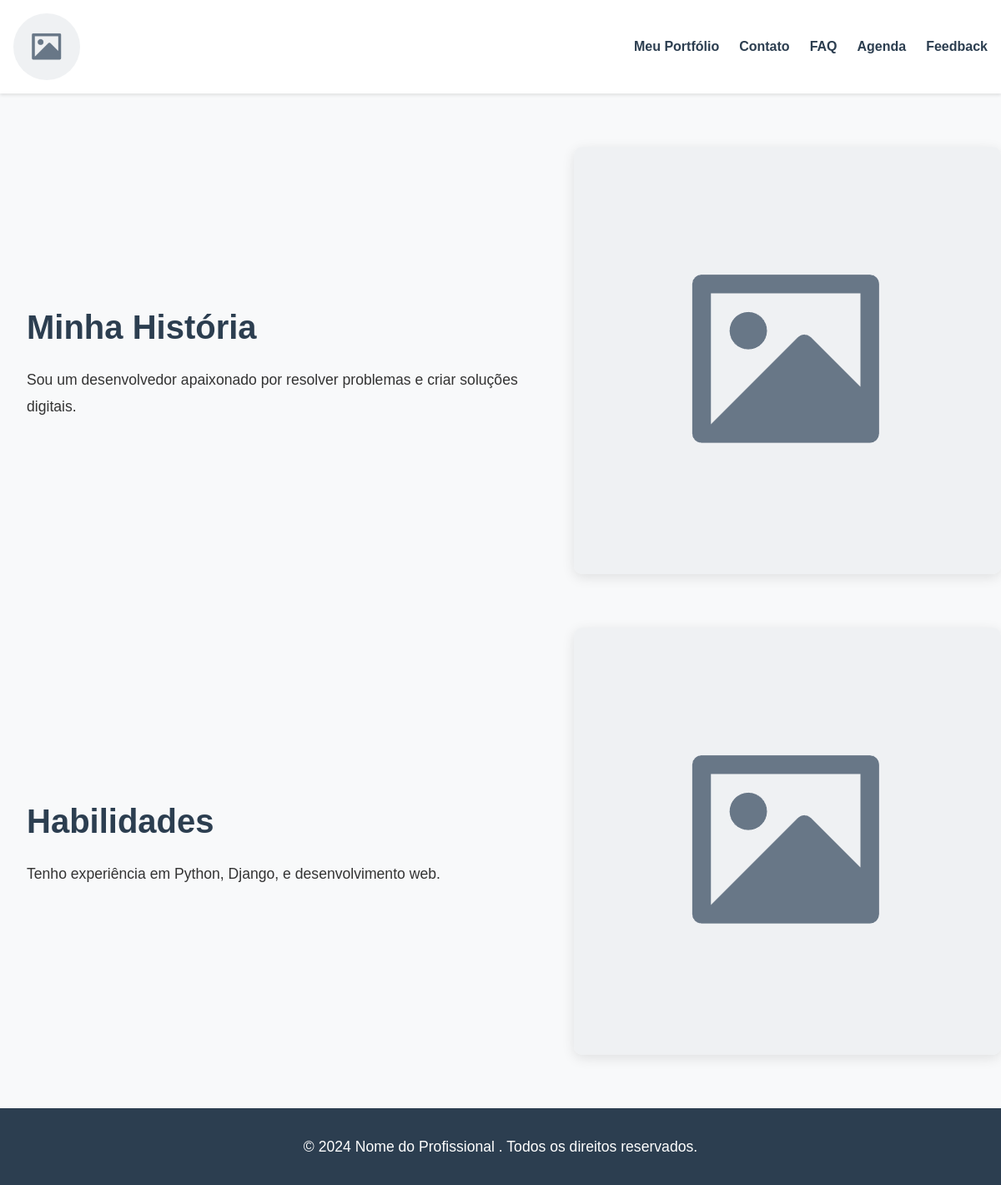
Page /portfolio/2/ on the committed database.
### portfolio/models.py (models this page shows, shortened)
class Portfolio(models.Model):
    user = models.OneToOneField(CustomUser, on_delete=models.CASCADE)
    title = models.CharField(max_length=100)
    description = models.TextField()
    created_at = models.DateTimeField(auto_now_add=True)
    is_tenant = models.BooleanField(default=False)
    professional_name = models.CharField(max_length=100, blank=True)  # Novo campo para o nome do profissional
    instagram_url = models.URLField(blank=True)
    tiktok_url = models.URLField(blank=True)
    whatsapp_number = models.CharField(max_length=20, blank=True)
    phone_number = models.CharField(max_length=20, blank=True)
    email = models.EmailField(blank=True)

class Secao(models.Model):
    portfolio = models.ForeignKey(Portfolio, on_delete=models.CASCADE)
    title = models.CharField(max_length=100)
    order = models.PositiveIntegerField(default=0)
    created_at = models.DateTimeField(auto_now_add=True)
    class Meta:
        abstract = True
        ordering = ['order']

class SecaoDescritiva(Secao):
    content = models.TextField()
    portfolio = models.ForeignKey(Portfolio, on_delete=models.CASCADE, related_name='secoes_descritivas')
    class Meta:
        verbose_name = "Seção Descritiva"
        verbose_name_plural = "Seções Descritivas"

### portfolio/views.py (the view)
# urls.py: path('portfolio/<int:portfolio_id>/', views.portfolio_detail, name='portfolio_detail'),
def portfolio_detail(request, portfolio_id):
    portfolio = get_object_or_404(Portfolio, id=portfolio_id)
    secoes = sorted(
        chain(
            portfolio.secoes_descritivas.all(),
            portfolio.secoes_carrosel.all(),
            portfolio.secoes_video.all(),
        ),
        key=lambda s: s.order,
    )
    secoes_context = [
        {
            "secao": secao,
            "tipo": secao.__class__.__name__,
        }
        for secao in secoes
    ]
    return render(
        request,
        'portfolio/detail.html',
        {
            'portfolio': portfolio,
            'secoes': secoes_context,
        }
    )

### portfolio/templates/portfolio/detail.html
{% extends 'portfolio/base.html' %}
{% load static %}
{% block content %}
    {% for secao_context in secoes %}
        {% with secao=secao_context.secao %}
            {% if secao_context.tipo == "SecaoDescritiva" %}
                {% include "portfolio/secoes/secao_descritiva.html" with secao=secao %}
            {% elif secao_context.tipo == "SecaoCarrosel" %}
                {% include "portfolio/secoes/secao_carrosel.html" with secao=secao %}
            {% elif secao_context.tipo == "SecaoVideo" %}
                {% include "portfolio/secoes/secao_video.html" with secao=secao %}
            {% endif %}
        {% endwith %}
    {% endfor %}
{% endblock %}
{% block footer_name %}
    {% if portfolio.professional_name %}
        {{ portfolio.professional_name }}
    {% else %}
        Nome do Profissional
    {% endif %}
{% endblock %}

### portfolio/templates/portfolio/base.html (shortened to what this page needs)
{% load static %}
<!DOCTYPE html>
<html lang="pt_br">
<head>
    <link rel="stylesheet" href="https://unpkg.com/swiper/swiper-bundle.min.css">
    <link rel="stylesheet" href="{% static 'css/style.css' %}">
</head>
<body>
    <header>
        <nav class="barra_de_navegacao">
            <img class="logo" src="{% static 'image/placeholder.png' %}" alt="Logo"/>
            <ul>
                <li><a href="{% url 'portfolio_detail' portfolio.id %}">{{ portfolio.title }}</a></li>
                <li><a href="{% url 'portfolio_contato' portfolio.id %}">Contato</a></li>
                <li><a href="{% url 'portfolio_faq' portfolio.id %}">FAQ</a></li>
                <li><a href="{% url 'portfolio_agenda' portfolio.id %}">Agenda</a></li>
                <li><a href="{% url 'portfolio_feedback' portfolio.id %}">Feedback</a></li>
            </ul>
        </nav>
    </header>
    {% block content %}{% endblock %}
<footer>
    <p>&copy; {% now "Y" %} {% block footer_name %}{{ portfolio.professional_name }}{% endblock %}. Todos os direitos reservados.</p>
</footer>
</body>
</html>

### portfolio/templates/portfolio/secoes/secao_descritiva.html
{% load static %}
<section>
    <article class="article_0">
        <div>
            <h1>{{ secao.title }}</h1>
            <p>{{ secao.content }}</p>
        </div>
        <img src="{% static 'image/placeholder.png' %}" alt="Solution 02">
    </article>
</section>

### static/css/style.css (style rules this page uses)
:root { --primary-color: #3498db; --secondary-color: #2c3e50; --text-color: #333; --background-color: #f8f9fa; --accent-color: #e74c3c; --light-gray: #ecf0f1; }
* { box-sizing: border-box; margin: 0; padding: 0; }
body { font-family: 'Arial', sans-serif; line-height: 1.6; color: var(--text-color); background-color: var(--background-color); }
header { background-color: #fff; box-shadow: 0 2px 4px rgba(0,0,0,0.1); position: sticky; top: 0; z-index: 1000; }
.logo { width: 80px; height: 80px; border-radius: 50%; object-fit: cover; transition: transform 0.3s ease; }
.barra_de_navegacao { display: flex; justify-content: space-between; align-items: center; padding: 1rem; }
.barra_de_navegacao ul { display: flex; list-style: none; }
.barra_de_navegacao ul li { margin-left: 1.5rem; }
.barra_de_navegacao ul li a { text-decoration: none; color: var(--secondary-color); font-weight: bold; transition: color 0.3s ease; position: relative; }
.barra_de_navegacao ul li a::after { content: ''; position: absolute; width: 0; height: 2px; bottom: -5px; left: 0; background-color: var(--primary-color); transition: width 0.3s ease; }
section { margin: 4rem 0; }
article { display: flex; align-items: center; margin-bottom: 4rem; }
.article_0, .article_2 { flex-direction: row; }
article div { flex: 1; padding: 2rem; }
article h1 { font-size: 2.5rem; color: var(--secondary-color); margin-bottom: 1rem; }
article p { font-size: 1.1rem; color: var(--text-color); line-height: 1.8; }
article img { max-width: 50%; height: auto; border-radius: 10px; box-shadow: 0 4px 15px rgba(0,0,0,0.1); transition: transform 0.3s ease; }
footer { background-color: var(--secondary-color); color: #fff; text-align: center; padding: 2rem 0; margin-top: 4rem; }
footer p { font-size: 1.1rem; }

### rows in the picture
Portfolio: title "Meu Portfólio"
SecaoDescritiva: secao "Minha História", secao.content "Sou um desenvolvedor apaixonado por resolver problemas e criar soluções digitais."
SecaoDescritiva: secao "Habilidades", secao.content "Tenho experiência em Python, Django, e desenvolvimento web."
